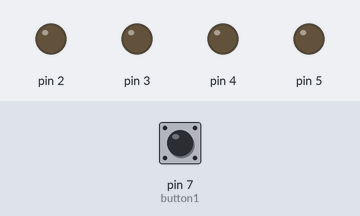
A sketch run on a simulated Arduino Uno, built with avr-gcc and run on an emulated ATmega328P. Parts: output pins drawn as LEDs (lit = HIGH). The test bench sets the inputs (shaded band); at power-on: pin 7 (button1) LOW.

Above: at 1.2 s.
1.3 s: pin 7 (button1) pulled HIGH for 0.15 s
At 1.37 s:
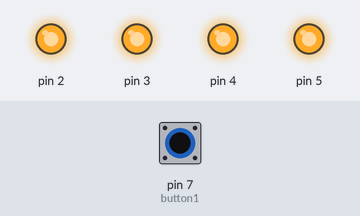
2.9 s: pin 7 (button1) pulled HIGH for 3.2 s
At 6.7 s:
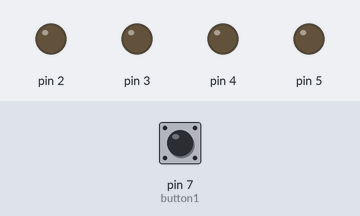
Timing chart, 0 to 8.2 s (numbered marks = the images above; inputs shaded):
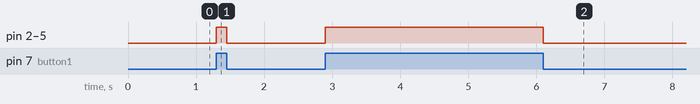

The sketch:

05-Button-ControlLEDs.ino
```cpp
// This program turns multiple LEDs ON when the button is pressed,
// and turns them OFF when the button is not pressed.
int button1 = 7;

void setup() {
  // put your setup code here, to run once:
  for(int i=2;i<6;i++){
    pinMode(i,OUTPUT);
  }
  pinMode(button1,INPUT);


}

void loop() {
  // put your main code here, to run repeatedly:
  if(digitalRead(button1)){
    for(int i=2;i<6;i++){
      digitalWrite(i,HIGH);
    }
  }
  else{
    for(int i=2;i<6;i++){
      digitalWrite(i,LOW);

    }
  }

}
```

Measured:
- after the input at 1.3 s, pin 2–5: LOW → HIGH at once, → LOW 0.15 s later
- after the input at 2.9 s, pin 2–5: LOW → HIGH at once, → LOW 3.2 s later
